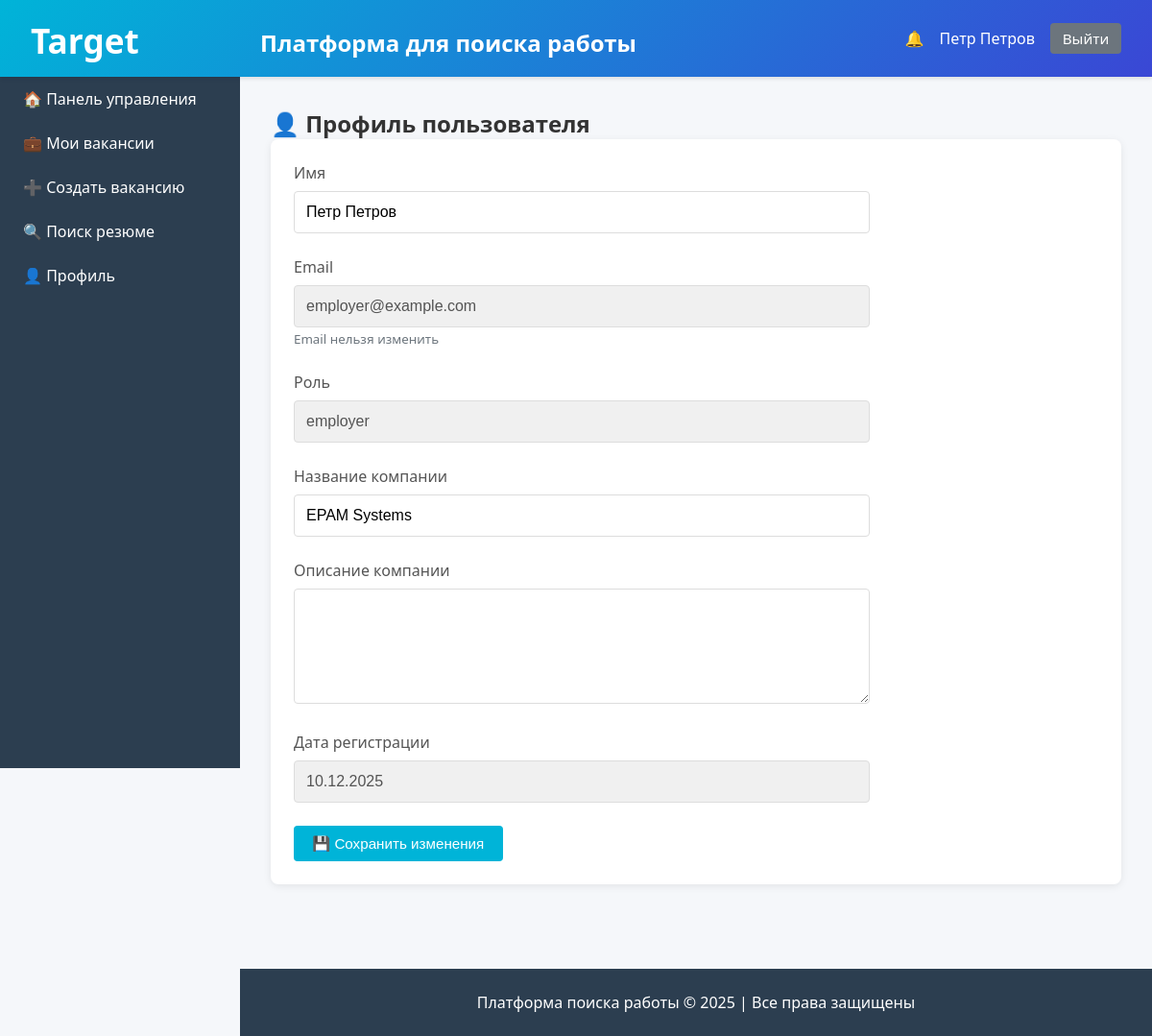
/profile (signed in), run on the app's committed database.
### models/user.py (models this page shows, shortened)
class User(UserMixin, db.Model):
    __tablename__ = 'users'
    id = db.Column(db.Integer, primary_key=True)
    name = db.Column(db.String(100), nullable=False)
    email = db.Column(db.String(120), unique=True, nullable=False, index=True)
    password = db.Column(db.String(255), nullable=False)
    role = db.Column(db.String(20), nullable=False)
    created_at = db.Column(db.DateTime, default=datetime.utcnow)
    is_blocked = db.Column(db.Boolean, default=False)
    type = db.Column(db.String(50))
    __mapper_args__ = {
        'polymorphic_identity': 'user',
        'polymorphic_on': type
    }

class Employer(User):
    company_name = db.Column(db.String(200))
    company_description = db.Column(db.Text)
    __mapper_args__ = {
        'polymorphic_identity': 'employer'
    }
    vacancies = db.relationship('Vacancy', backref='employer', lazy='dynamic',
                                foreign_keys='Vacancy.employer_id',
                                cascade='all, delete-orphan')

### app.py (the view, shortened to what this page needs)
    @app.route('/profile', methods=['GET', 'POST'])
    @login_required
    def profile():
        from flask import request, flash
        return render_template('profile.html')

### app.py (called while the page is built)
@login_manager.user_loader
def load_user(user_id):
    from models.user import User
    return User.query.get(int(user_id))

### templates/profile.html (shortened to what this page needs)
{% extends "base.html" %}
{% block content %}
<h2>👤 Профиль пользователя</h2>
<div class="card">
    <form method="POST">
        <div class="form-group">
            <label for="name">Имя</label>
            <input type="text" id="name" name="name" required
                   value="{{ current_user.name }}">
        </div>
        <div class="form-group">
            <label>Email</label>
            <input type="email" value="{{ current_user.email }}" disabled
                   style="background: #f0f0f0; cursor: not-allowed;">
            <small style="color: #6c757d;">Email нельзя изменить</small>
        </div>
        <div class="form-group">
            <label>Роль</label>
            <input type="text" value="{{ current_user.role }}" disabled
                   style="background: #f0f0f0; cursor: not-allowed;">
        </div>
        {% if current_user.role == 'employer' %}
        <div class="form-group">
            <label for="company_name">Название компании</label>
            <input type="text" id="company_name" name="company_name"
                   value="{{ current_user.company_name or '' }}">
        </div>
        <div class="form-group">
            <label for="company_description">Описание компании</label>
            <textarea id="company_description" name="company_description">{{ current_user.company_description or '' }}</textarea>
        </div>
        {% endif %}
        <div class="form-group">
            <label>Дата регистрации</label>
            <input type="text" value="{{ current_user.created_at.strftime('%d.%m.%Y') }}" disabled
                   style="background: #f0f0f0; cursor: not-allowed;">
        </div>
        <button type="submit" class="button">💾 Сохранить изменения</button>
    </form>
</div>
{% endblock %}

### templates/base.html (shortened to what this page needs)
<!DOCTYPE html>
<html lang="ru">
<head>
</head>
<body>
    {% if current_user.is_authenticated %}
    <header>
        <h1>
            <span class="logo">Target</span> Платформа для поиска работы
        </h1>
        <div class="user-info">
            <a href="{{ url_for('main.notifications') }}" class="notification-badge" style="color: white; text-decoration: none;">
                🔔
            </a>
            <span>{{ current_user.name }}</span>
            <a href="{{ url_for('auth.logout') }}" class="button secondary" style="padding: 0.4rem 0.8rem;">Выйти</a>
        </div>
    </header>
    <nav>
        {% if current_user.role == 'applicant' %}
            <a href="{{ url_for('main.applicant_home') }}">🏠 Главная</a>
            <a href="{{ url_for('vacancy.list_vacancies') }}">💼 Вакансии</a>
            <a href="{{ url_for('resume.my_resumes') }}">📄 Мои резюме</a>
            <a href="{{ url_for('resume.create') }}">➕ Создать резюме</a>
            <a href="{{ url_for('main.profile') }}">👤 Профиль</a>
        {% elif current_user.role == 'employer' %}
            <a href="{{ url_for('main.employer_dashboard') }}">🏠 Панель управления</a>
            <a href="{{ url_for('vacancy.my_vacancies') }}">💼 Мои вакансии</a>
            <a href="{{ url_for('vacancy.create') }}">➕ Создать вакансию</a>
            <a href="{{ url_for('resume.search') }}">🔍 Поиск резюме</a>
            <a href="{{ url_for('main.profile') }}">👤 Профиль</a>
        {% elif current_user.role == 'administrator' %}
            <a href="{{ url_for('admin.dashboard') }}">🏠 Панель админа</a>
            <a href="{{ url_for('admin.users') }}">👥 Пользователи</a>
            <a href="{{ url_for('admin.reports') }}">📊 Отчёты</a>
        {% endif %}
    </nav>
    {% endif %}
    <main>
        {% block content %}{% endblock %}
    </main>
    {% if current_user.is_authenticated %}
    <footer>
        <p>Платформа поиска работы © 2025 | Все права защищены</p>
    </footer>
    {% endif %}
</body>
</html>

### templates/base.html (style rules this page uses)
* { margin: 0; padding: 0; box-sizing: border-box; }
body { font-family: 'Segoe UI', Tahoma, Geneva, Verdana, sans-serif; background: #f5f7fa; color: #333; }
header { background: linear-gradient(135deg, #00b4d8 0%, #3a47d5 100%); color: white; padding: 1rem 2rem; box-shadow: 0 2px 4px rgba(0,0,0,0.1); display: flex; justify-content: space-between; align-items: center; position: relative; z-index: 100; }
header h1 { font-size: 1.5rem; }
header .user-info { display: flex; align-items: center; gap: 1rem; }
.notification-badge { position: relative; cursor: pointer; }
nav { background: #2c3e50; color: white; width: 250px; height: 100vh; position: fixed; top: 0; left: 0; padding: 1rem 0; overflow-y: auto; padding-top: 80px; }
header h1 .logo { display: inline-block; margin-right: 120px; font-size: 2.2rem; transform: translateY(2px); }
nav a { display: block; color: white; text-decoration: none; padding: 0.75rem 1.5rem; transition: all 0.3s; }
main { margin-left: 250px; padding: 2rem; min-height: calc(100vh - 60px); }
.card { background: white; border-radius: 8px; padding: 1.5rem; margin-bottom: 1.5rem; box-shadow: 0 2px 8px rgba(0,0,0,0.08); transition: all 0.3s; }
.button, button[type="submit"], input[type="submit"] { padding: 0.6rem 1.2rem; background: #00b4d8; color: white; border: none; border-radius: 4px; cursor: pointer; text-decoration: none; display: inline-block; transition: all 0.3s; font-size: 0.95rem; }
.button.secondary { background: #6c757d; }
form { max-width: 600px; }
.form-group { margin-bottom: 1.5rem; }
label { display: block; margin-bottom: 0.5rem; font-weight: 500; color: #555; }
input[type="text"], input[type="email"], input[type="password"], input[type="tel"], textarea, select { width: 100%; padding: 0.75rem; border: 1px solid #ddd; border-radius: 4px; font-size: 1rem; transition: all 0.3s; }
textarea { min-height: 120px; resize: vertical; }
footer { background: #2c3e50; color: white; text-align: center; padding: 1.5rem; margin-left: 250px; margin-top: 2rem; }

### data on the page
Employer: name "Петр Петров", email "employer@example.com", role "employer", company_name "EPAM Systems", created_at "10.12.2025"
